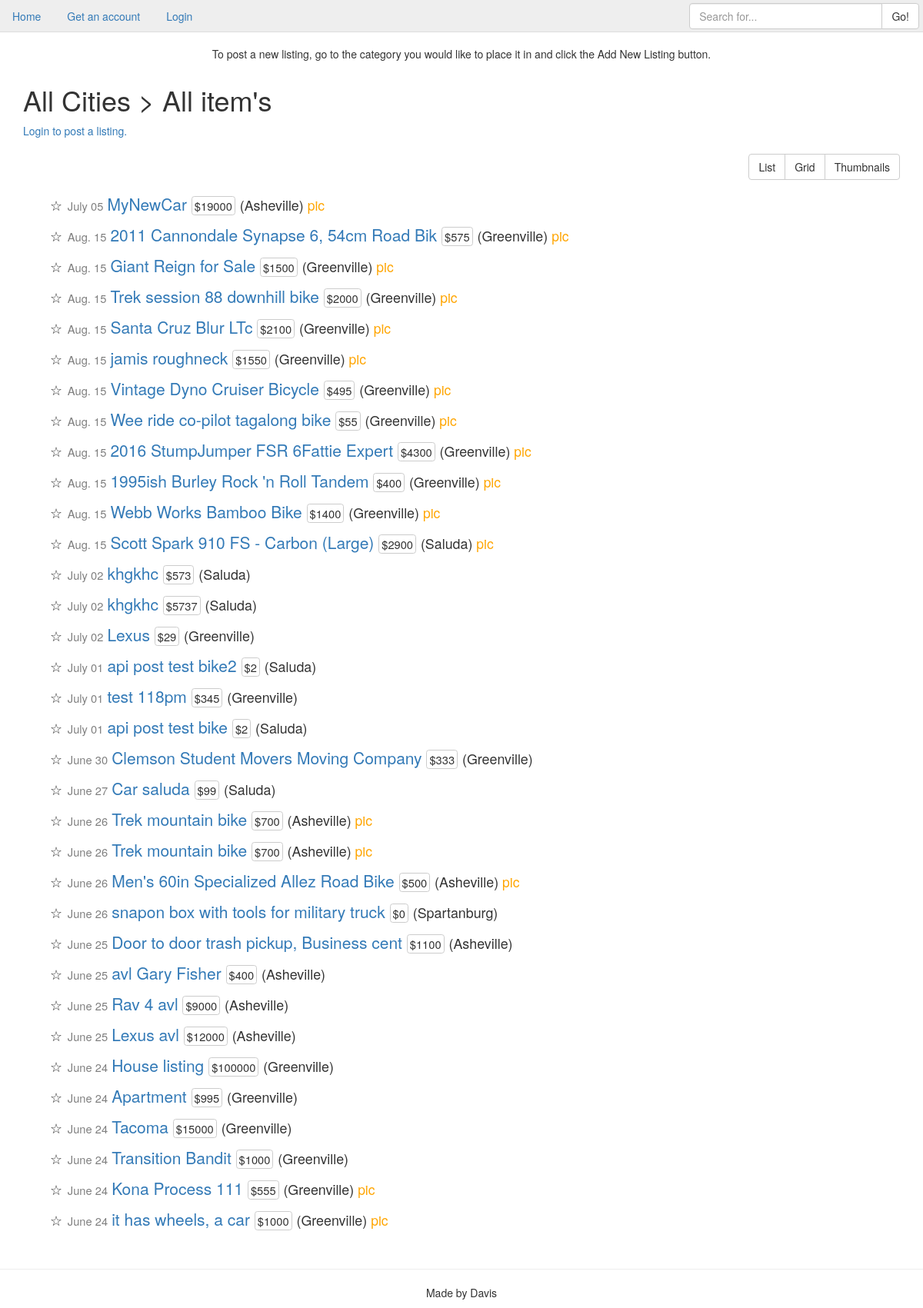
The app's page /search/ with its own data.
### cl_app/models.py (models this page shows, shortened)
class Listing(models.Model):
    user = models.ForeignKey('auth.User')
    listing_city = models.ForeignKey(City)
    category = models.ForeignKey(ListingType)
    title = models.CharField(max_length=40)
    price = models.IntegerField()
    description = models.TextField()
    photo = models.ImageField(upload_to="listing_photos", null=True, blank=True, verbose_name="Listing Photo")
    created = models.DateTimeField(auto_now_add=True)
    class Meta:
        ordering = ['-created']
    @property
    def photo_url(self):
        if self.photo:
            return self.photo.url
        return "/media/listing_photos/classifieds-default.jpg"

class City(models.Model):
    city = models.CharField(max_length=20)
    def __str__(self):
        return self.city

### cl_app/views.py (the view)
# urls.py: url(r'^search/$', SearchListView.as_view(), name='search_list_view'),
class SearchListView(ListView):
    model = Listing
    def get_queryset(self):
        result = super(SearchListView, self).get_queryset()
        query = self.request.GET.get('q')
        if query:
            query_list = query.split()
            result = result.filter(
                reduce(operator.and_, (Q(title__icontains=q) for q in query_list)) |
                reduce(operator.and_, (Q(description__icontains=q) for q in query_list))
            )
        return result
    def get_context_data(self, **kwargs):
        context = super(SearchListView, self).get_context_data(**kwargs)
        context['search'] = "search"
        return context

### templates/cl_app/listing_list.html (shortened to what this page needs)
{% extends "base.html" %}
{% load staticfiles %}
{% block body %}
    <h1>
        {% if city %}
            {{ city }} >
        {% else %}
            All Cities >
        {% endif %}
        {% if category %}
            {{ category }}
        {% else %}
            All item's
        {% endif %}
    </h1>
    {% if user.is_authenticated %}
    {% if category %}
    <a class="btn btn-success"href="{% url 'listing_create_view' category.pk %}">Add New Listing</a>
    {% endif %}
    {% else %}
    <a href="{% url 'login' %}">Login to post a listing.</a>
    {% endif %}
    <br>
    <br>
    <div class="btn-group pull-right" role="group">
        <a href="#" id="listb" class="btn btn-default">List</a>
        <a href="#" id="gridb" class="btn btn-default">Grid</a>
        <a href="#" id="thumbb" class="btn btn-default">Thumbnails</a>
    </div>
    <br>
    <br>
    <div class="row" id="list">
        {% for item in object_list %}
        <div class="item listing-list">
            <p><small>&#9734;</small>
                <span class="time">{{ item.created|date:"N d" }} </span>
                <a href="{% url 'listing_detail_view' item.pk %}">{{ item.title }} </a>
                <span class="price">${{ item.price }}</span>
                <small>({{ item.listing_city }}) </small>
                {% if item.photo %}
                <span class="pic">pic</span>
                {% endif %}
            </p>
        </div>
        {% empty %}
            <h4>Sorry, no items in this list.</h4>
        {% endfor %}
    </div>
    <br>
</div>
{% endblock %}

### templates/base.html (shortened to what this page needs)
{% load staticfiles %}
<!DOCTYPE html>
<html>
    <head>
        <link rel="stylesheet" href="{% static 'cl_app/css/bootstrap.min.css' %}">
        <link rel="stylesheet" href="{% static 'cl_app/css/main.css' %}">
    </head>
    <body>
        <ul class="nav nav-tabs navbar-fixed-top">
            <li role="presentation"><a href="{% url 'index_view' %}">Home</a></li>
            {% if request.user.is_authenticated %}
                <li role="presentation" class=""><a href="{% url 'profile_view' %}">Your Profile</a></li>
                <li role="presentation" class="pull-right"><a href="{% url 'logout' %}?next={% url 'index_view' %}">Log Out</a></li>
                <li role="presentation" class="disabled pull-right"><a href="#">Welcome {{ request.user }}</a></li>
            {% else %}
                <li role="presentation"><a href="{% url 'register_view' %}">Get an account</a></li>
                <li role="presentation"><a href="{% url 'login' %}">Login</a></li>
            {% endif %}
            <form id="searchform" action="{% url 'search_list_view' %}" method="get" accept-charset="utf-8">
                <div class="input-group col-md-3 pull-right">
                    <input class="form-control" id="searchbox" name="q" type="text" placeholder="Search for...">
                    <span class="input-group-btn">
                        <button class="btn btn-default" type="button">Go!</button>
                    </span>
                </div>
            </form>
        </ul>
        {% block hero %}
        <p class="text-center">To post a new listing, go to the category you would like to place it in and click the Add New Listing button.</p>
        {% endblock %}
        <div class="container">
            {% block body %}{% endblock %}
    </body>
    <footer>
        <hr>
        <p class="text-center">Made by Davis</p>
    </footer>
</html>

### cl_app/static/cl_app/css/main.css (style rules this page uses)
body { margin-top: 60px; }
.nav { background-color: #EEEEEE; }
.price { font-size: .7em; border: 1px solid #ccc; -webkit-border-radius: .25em; -moz-border-radius: .25em; border-radius: .25em; padding: 1px 3px; }
span.pic { color: orange; font-size: smaller; }
.time { font-size: 0.7em; line-height: 1em; padding: 1px; color: gray; vertical-align: middle; }
.listing-list { margin-left: 50px; margin-top: 10px; font-size: 1.5em; }
#searchform { margin-top: 4px; margin-right: 5px; }

### records on screen
Listing: created "July 05", title "MyNewCar", price "19000", listing_city "Asheville", shows "pic"
Listing: created "Aug. 15", title "2011 Cannondale Synapse 6, 54cm Road Bik", price "575", listing_city "Greenville", shows "pic"
Listing: created "Aug. 15", title "Giant Reign for Sale", price "1500", listing_city "Greenville", shows "pic"
Listing: created "Aug. 15", title "Trek session 88 downhill bike", price "2000", listing_city "Greenville", shows "pic"
Listing: created "Aug. 15", title "Santa Cruz Blur LTc", price "2100", listing_city "Greenville", shows "pic"
Listing: created "Aug. 15", title "jamis roughneck", price "1550", listing_city "Greenville", shows "pic"
Listing: created "Aug. 15", title "Vintage Dyno Cruiser Bicycle", price "495", listing_city "Greenville", shows "pic"
Listing: created "Aug. 15", title "Wee ride co-pilot tagalong bike", price "55", listing_city "Greenville", shows "pic"
Listing: created "Aug. 15", title "2016 StumpJumper FSR 6Fattie Expert", price "4300", listing_city "Greenville", shows "pic"
Listing: created "Aug. 15", title "1995ish Burley Rock 'n Roll Tandem", price "400", listing_city "Greenville", shows "pic"
Listing: created "Aug. 15", title "Webb Works Bamboo Bike", price "1400", listing_city "Greenville", shows "pic"
Listing: created "Aug. 15", title "Scott Spark 910 FS - Carbon (Large)", price "2900", listing_city "Saluda", shows "pic"
Listing: created "July 02", title "khgkhc", price "573", listing_city "Saluda"
Listing: created "July 02", title "khgkhc", price "5737", listing_city "Saluda"
Listing: created "July 02", title "Lexus", price "29", listing_city "Greenville"
Listing: created "July 01", title "api post test bike2", price "2", listing_city "Saluda"
Listing: created "July 01", title "test 118pm", price "345", listing_city "Greenville"
Listing: created "July 01", title "api post test bike", price "2", listing_city "Saluda"
Listing: created "June 30", title "Clemson Student Movers Moving Company", price "333", listing_city "Greenville"
Listing: created "June 27", title "Car saluda", price "99", listing_city "Saluda"
Listing: created "June 26", title "Trek mountain bike", price "700", listing_city "Asheville", shows "pic"
Listing: created "June 26", title "Trek mountain bike", price "700", listing_city "Asheville", shows "pic"
Listing: created "June 26", title "Men's 60in Specialized Allez Road Bike", price "500", listing_city "Asheville", shows "pic"
Listing: created "June 26", title "snapon box with tools for military truck", price "0", listing_city "Spartanburg"
Listing: created "June 25", title "Door to door trash pickup, Business cent", price "1100", listing_city "Asheville"
Listing: created "June 25", title "avl Gary Fisher", price "400", listing_city "Asheville"
Listing: created "June 25", title "Rav 4 avl", price "9000", listing_city "Asheville"
Listing: created "June 25", title "Lexus avl", price "12000", listing_city "Asheville"
Listing: created "June 24", title "House listing", price "100000", listing_city "Greenville"
Listing: created "June 24", title "Apartment", price "995", listing_city "Greenville"
Listing: created "June 24", title "Tacoma", price "15000", listing_city "Greenville"
Listing: created "June 24", title "Transition Bandit", price "1000", listing_city "Greenville"
Listing: created "June 24", title "Kona Process 111", price "555", listing_city "Greenville", shows "pic"
Listing: created "June 24", title "it has wheels, a car", price "1000", listing_city "Greenville", shows "pic"
